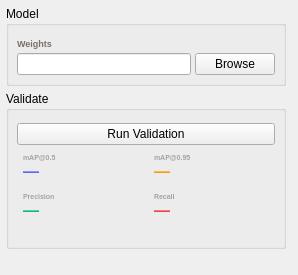
<?xml version="1.0" encoding="UTF-8"?>
<ui version="4.0">
 <class>ValidatePage</class>
 <widget class="QWidget" name="ValidatePage">
<layout class="QHBoxLayout" name="mainLo">
   <property name="leftMargin"><number>6</number></property>
   <property name="topMargin"><number>6</number></property>
   <property name="rightMargin"><number>6</number></property>
   <property name="bottomMargin"><number>6</number></property>
   <property name="spacing"><number>6</number></property>

   <item>
    <widget class="QWidget" name="leftPanel" native="true">
     <property name="minimumSize"><size><width>280</width><height>0</height></size></property>
     <property name="maximumSize"><size><width>380</width><height>16777215</height></size></property>
     <layout class="QVBoxLayout" name="leftLo">
      <property name="leftMargin"><number>0</number></property>
      <property name="topMargin"><number>0</number></property>
      <property name="rightMargin"><number>0</number></property>
      <property name="bottomMargin"><number>0</number></property>
      <property name="spacing"><number>5</number></property>

      <item><widget class="QGroupBox" name="modelGroup">
       <property name="title"><string>Model</string></property>
       <layout class="QVBoxLayout" name="modelLo">
        <property name="leftMargin"><number>8</number></property>
        <property name="topMargin"><number>12</number></property>
        <property name="rightMargin"><number>8</number></property>
        <property name="bottomMargin"><number>8</number></property>
        <property name="spacing"><number>4</number></property>
        <item><widget class="QLabel" name="modelLabel">
         <property name="text"><string>Weights</string></property>
         <property name="styleSheet"><string>font-size:9px;color:#78716c;font-weight:500;</string></property>
        </widget></item>
        <item><layout class="QHBoxLayout" name="weightsRow">
         <item><widget class="QLineEdit" name="_w"/></item>
         <item><widget class="QPushButton" name="browseBtn">
          <property name="text"><string>Browse</string></property>
         </widget></item>
        </layout></item>
       </layout>
      </widget></item>

      <item><widget class="QGroupBox" name="validateGroup">
       <property name="title"><string>Validate</string></property>
       <layout class="QVBoxLayout" name="validateLo">
        <property name="leftMargin"><number>8</number></property>
        <property name="topMargin"><number>12</number></property>
        <property name="rightMargin"><number>8</number></property>
        <property name="bottomMargin"><number>8</number></property>
        <property name="spacing"><number>4</number></property>
        <item><widget class="QPushButton" name="_val_btn">
         <property name="text"><string>Run Validation</string></property>
        </widget></item>
        <item><layout class="QGridLayout" name="valMetricsGrid">
         <property name="horizontalSpacing"><number>3</number></property>
         <property name="verticalSpacing"><number>3</number></property>
         <item row="0" column="0">
          <widget class="QWidget" name="m50CardVE" native="true">
           <layout class="QVBoxLayout" name="m50CardLoVE">
            <property name="leftMargin"><number>6</number></property>
            <property name="topMargin"><number>4</number></property>
            <property name="rightMargin"><number>6</number></property>
            <property name="bottomMargin"><number>4</number></property>
            <property name="spacing"><number>0</number></property>
            <item><widget class="QLabel" name="m50LabelVE">
             <property name="text"><string>mAP@0.5</string></property>
             <property name="styleSheet"><string>font-size:7px;color:#a8a29e;font-weight:500;qproperty-alignment:AlignCenter;</string></property>
            </widget></item>
            <item><widget class="QLabel" name="_vm50">
             <property name="text"><string>—</string></property>
             <property name="styleSheet"><string>font-size:16px;font-weight:700;color:#6366f1;qproperty-alignment:AlignCenter;</string></property>
            </widget></item>
           </layout>
          </widget>
         </item>
         <item row="0" column="1">
          <widget class="QWidget" name="m95CardVE" native="true">
           <layout class="QVBoxLayout" name="m95CardLoVE">
            <property name="leftMargin"><number>6</number></property>
            <property name="topMargin"><number>4</number></property>
            <property name="rightMargin"><number>6</number></property>
            <property name="bottomMargin"><number>4</number></property>
            <property name="spacing"><number>0</number></property>
            <item><widget class="QLabel" name="m95LabelVE">
             <property name="text"><string>mAP@0.95</string></property>
             <property name="styleSheet"><string>font-size:7px;color:#a8a29e;font-weight:500;qproperty-alignment:AlignCenter;</string></property>
            </widget></item>
            <item><widget class="QLabel" name="_vm95">
             <property name="text"><string>—</string></property>
             <property name="styleSheet"><string>font-size:16px;font-weight:700;color:#f59e0b;qproperty-alignment:AlignCenter;</string></property>
            </widget></item>
           </layout>
          </widget>
         </item>
         <item row="1" column="0">
          <widget class="QWidget" name="pCardVE" native="true">
           <layout class="QVBoxLayout" name="pCardLoVE">
            <property name="leftMargin"><number>6</number></property>
            <property name="topMargin"><number>4</number></property>
            <property name="rightMargin"><number>6</number></property>
            <property name="bottomMargin"><number>4</number></property>
            <property name="spacing"><number>0</number></property>
            <item><widget class="QLabel" name="pLabelVE">
             <property name="text"><string>Precision</string></property>
             <property name="styleSheet"><string>font-size:7px;color:#a8a29e;font-weight:500;qproperty-alignment:AlignCenter;</string></property>
            </widget></item>
            <item><widget class="QLabel" name="_vp">
             <property name="text"><string>—</string></property>
             <property name="styleSheet"><string>font-size:16px;font-weight:700;color:#10b981;qproperty-alignment:AlignCenter;</string></property>
            </widget></item>
           </layout>
          </widget>
         </item>
         <item row="1" column="1">
          <widget class="QWidget" name="rCardVE" native="true">
           <layout class="QVBoxLayout" name="rCardLoVE">
            <property name="leftMargin"><number>6</number></property>
            <property name="topMargin"><number>4</number></property>
            <property name="rightMargin"><number>6</number></property>
            <property name="bottomMargin"><number>4</number></property>
            <property name="spacing"><number>0</number></property>
            <item><widget class="QLabel" name="rLabelVE">
             <property name="text"><string>Recall</string></property>
             <property name="styleSheet"><string>font-size:7px;color:#a8a29e;font-weight:500;qproperty-alignment:AlignCenter;</string></property>
            </widget></item>
            <item><widget class="QLabel" name="_vr">
             <property name="text"><string>—</string></property>
             <property name="styleSheet"><string>font-size:16px;font-weight:700;color:#ef4444;qproperty-alignment:AlignCenter;</string></property>
            </widget></item>
           </layout>
          </widget>
         </item>
        </layout></item>
        <item><widget class="QLabel" name="_vt">
         <property name="text"><string></string></property>
         <property name="wordWrap"><bool>true</bool></property>
         <property name="textFormat"><enum>Qt::RichText</enum></property>
         <property name="visible"><bool>false</bool></property>
         <property name="styleSheet"><string>font-size:9px;color:#1c1917;</string></property>
        </widget></item>
       </layout>
      </widget></item>

      <item><spacer><property name="orientation"><enum>Vertical</enum></property>
       <property name="sizeHint" stdset="0"><size><width>20</width><height>20</height></size></property>
      </spacer></item>
     </layout>
    </widget>
   </item>

   <item>
    <widget class="QWidget" name="rightPanel" native="true">
     <layout class="QVBoxLayout" name="rightLo">
      <property name="leftMargin"><number>0</number></property>
      <property name="topMargin"><number>0</number></property>
      <property name="rightMargin"><number>0</number></property>
      <property name="bottomMargin"><number>0</number></property>
      <property name="spacing"><number>6</number></property>
      <item stretch="1"><widget class="Chart" name="_cm" native="true"/></item>
      <item stretch="1"><widget class="LogPanel" name="_log" native="true"/></item>
     </layout>
    </widget>
   </item>
 </layout>
</widget>
<resources/>
<connections/>
<customwidgets>
 <customwidget><class>Chart</class><extends>QWidget</extends><header>scripts.tabs.base</header></customwidget>
 <customwidget><class>LogPanel</class><extends>QWidget</extends><header>scripts.tabs.base</header></customwidget>
</customwidgets>
</ui>
